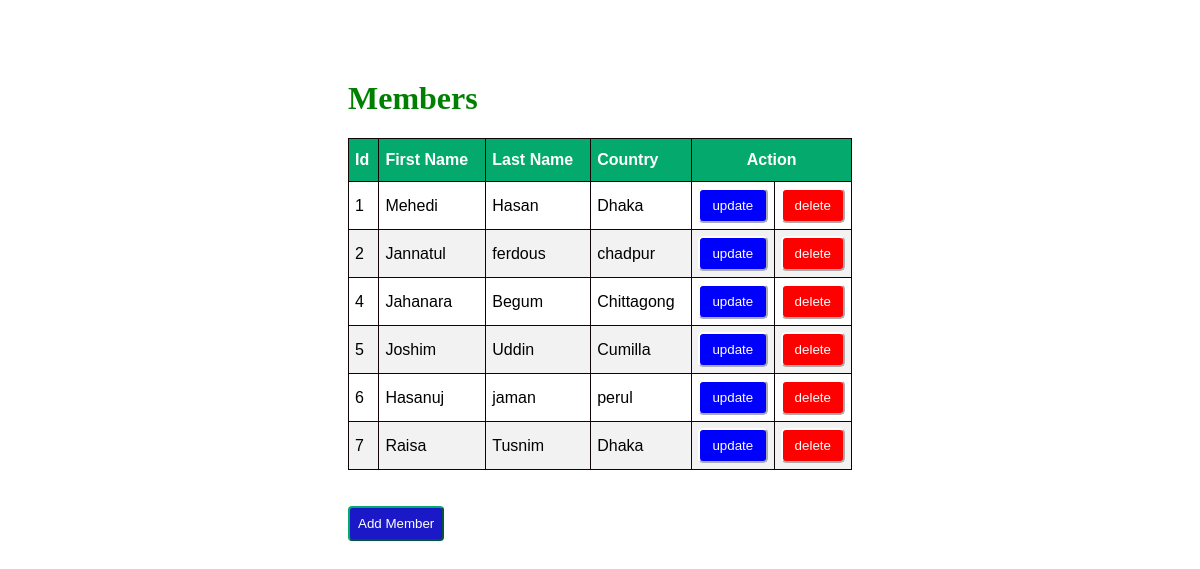
The page / on the database its author committed.
### app/newapp/models.py (models this page shows)
class Member(models.Model):
    firstname=models.CharField(max_length=100)
    lastname=models.CharField(max_length=100)
    country=models.CharField(max_length=100)

### app/newapp/views.py (the view)
# urls.py: path('',views.index,name="index"),
def index(request):
    mem=Member.objects.all()
    return render(request, 'index.html',{'mem': mem})

### templates/index.html (shortened to what this page needs)
<!DOCTYPE html>
<html lang="en">
<head>
</head>
{% load static %}
<link rel="stylesheet" href="{% static 'style.css' %}">
<body>
    <div class="container">
        <h1>Members</h1>
        <table id="customers" border="1">
            <thead>
                <th>Id</th>
                <th>First Name</th>
                <th>Last Name</th>
                <th>Country</th>
                <th colspan="2" id="mid">Action</th>
            </thead>
            {% for x in mem %}
            <tr>
                <td>{{x.id}}</td>
                <td>{{x.firstname}}</td>
                <td>{{x.lastname}}</td>
                <td>{{x.country}}</td>
                <td>
                    <a href="update/{{x.id}}"><button id="up">update</button></a>
                </td>
                <td>
                    <a href="delete/{{x.id}}"><button id="del">delete</button></a>
                </td>
            </tr>
            {% endfor %}
        </table>
        <br><br>
        <a href="{% url 'add' %}"><button id="new3">Add Member</button></a>
    </div>
</body>
</html>

### static/style.css (style rules this page uses)
.container { margin: 80px 240px 60px 240px; padding: 0px 100px 100px 100px; }
#customers { font-family: Arial, Helvetica, sans-serif; border-collapse: collapse; width: 100%; }
#customers td, #customers th { border: 1px solid rgb(17, 4, 4); padding: 6px; }
#customers tr:nth-child(even) { background-color: #f2f2f2; }
#customers th { padding-top: 12px; padding-bottom: 12px; text-align: left; background-color: #04AA6D; color: white; }
#customers #mid { text-align: center; }
#customers #up { background-color: blue; border-color: white; border-radius: 5px; padding: 8px; color: white; }
#customers #del { background-color: red; border-color: white; border-radius: 5px; padding: 8px; color: white; }
#customers button { width: 100%; }
h1 { color: green; }
.container #new3 { padding: 8px; background-color: rgb(27, 24, 199); color: white; border-radius: 4px; border-color: #04AA6D; }

### rows shown on the page
Member: id "1", firstname "Mehedi", lastname "Hasan", country "Dhaka"
Member: id "2", firstname "Jannatul", lastname "ferdous", country "chadpur"
Member: id "4", firstname "Jahanara", lastname "Begum", country "Chittagong"
Member: id "5", firstname "Joshim", lastname "Uddin", country "Cumilla"
Member: id "6", firstname "Hasanuj", lastname "jaman", country "perul"
Member: id "7", firstname "Raisa", lastname "Tusnim", country "Dhaka"
